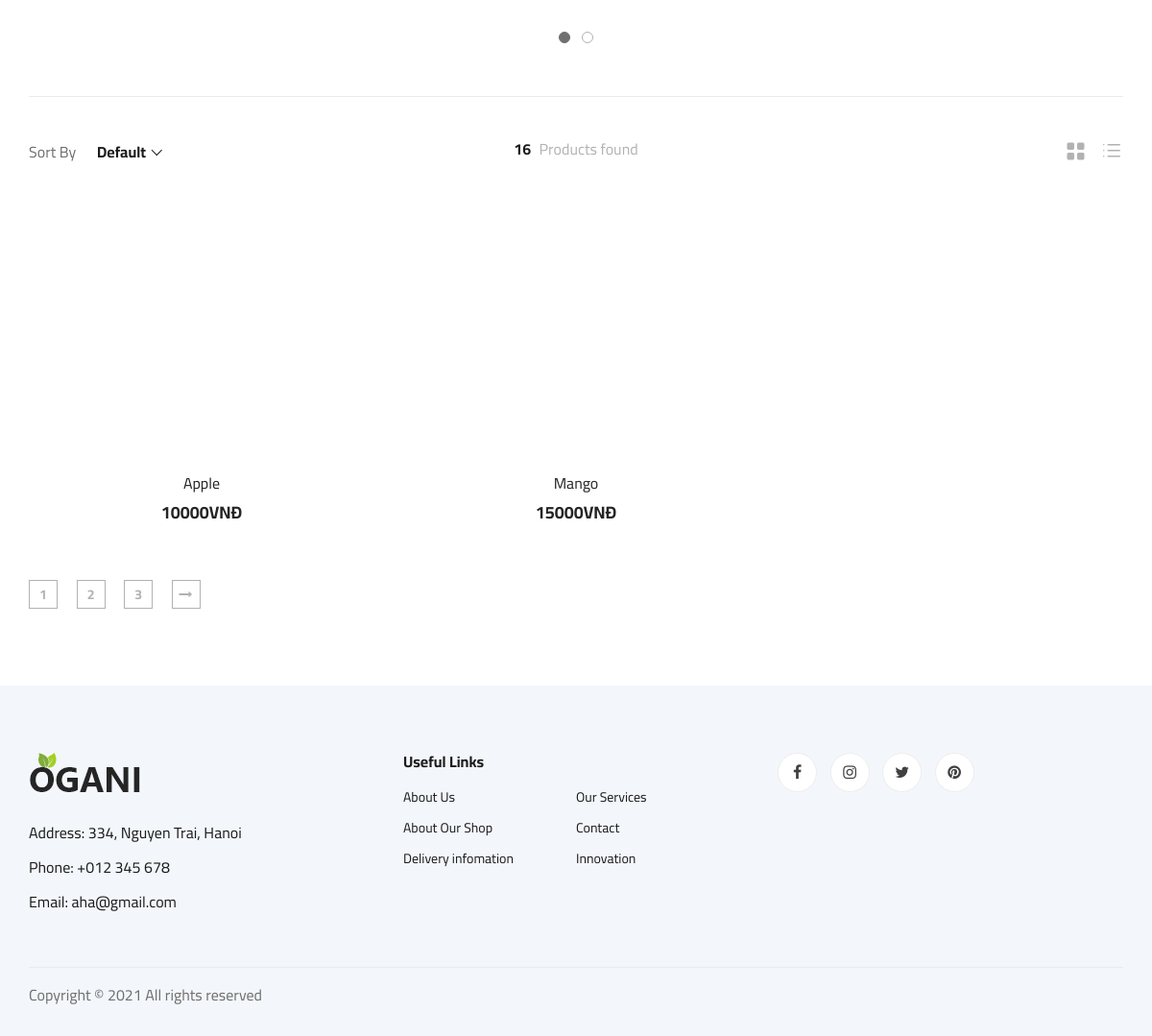
/product/ (lower part), run on an earlier commit of the app's database.
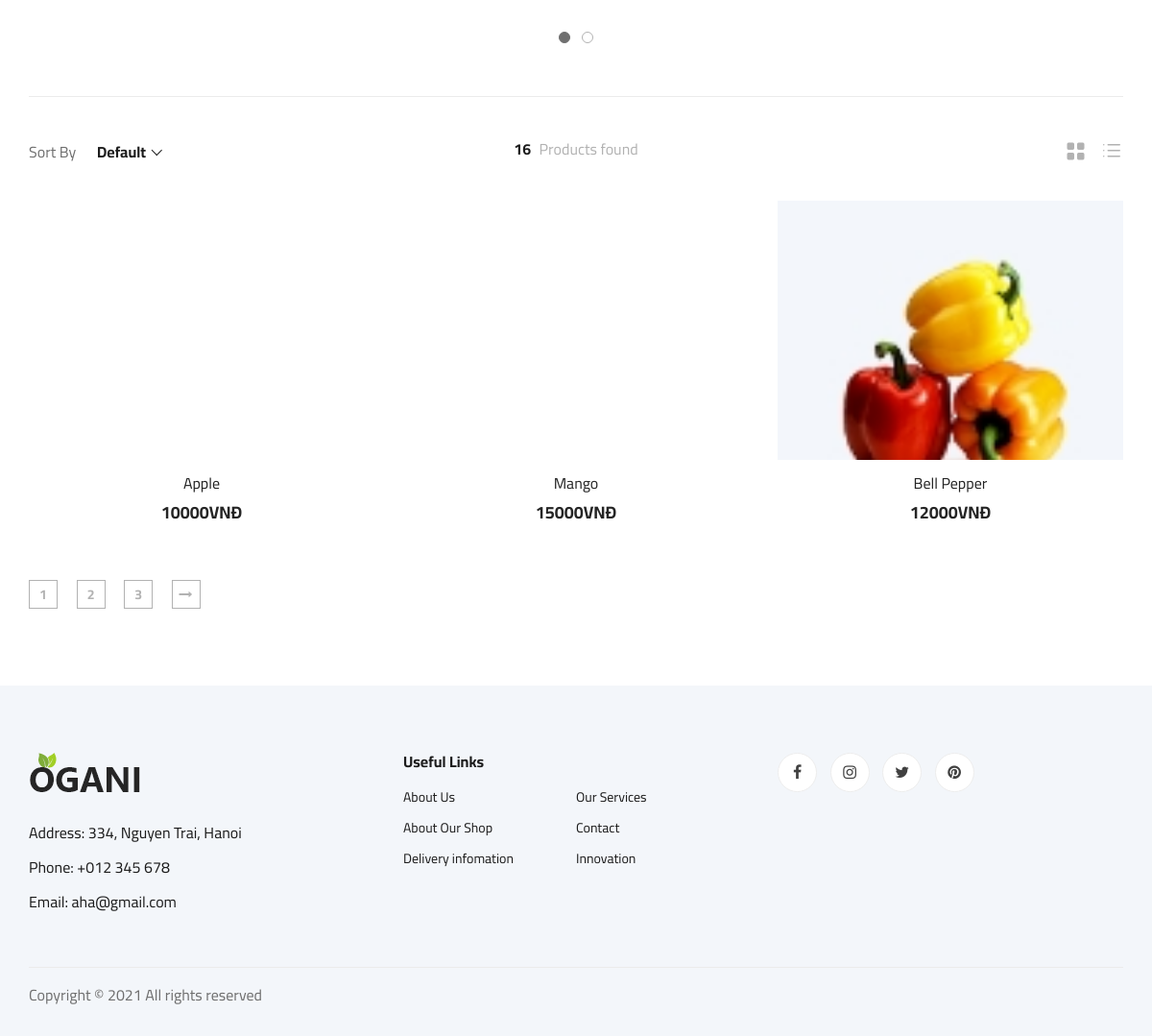
And on a later commit of the database.
### product/models.py (models this page shows)
class Product(models.Model):
    category = models.ForeignKey(Category, on_delete=models.CASCADE)
    title = models.CharField(max_length=255, default='')
    description = models.TextField(default='')
    price = models.IntegerField(default='')
    active = models.BooleanField(default=True)
    product_img = models.ImageField(upload_to="static/product_images/", null=True, blank=True)

### product/views.py (the view)
# urls.py: path('product/', views.ProductClass.as_view(), name='product'),
class ProductClass(TemplateView):
    template_name = 'product/product.html'
    def get(self, request):
        all_products = models.Product.objects.all()
        context = {'product_item': all_products}
        return render(request, "product/product.html", context)

### product/templates/product/product.html (shortened to what this page needs)
{% extends 'homepage/base.html' %} {% load static %} {% block title %}AHA | Product{% endblock %} {% block content %}
<section class="product spad">
    <div class="container">
        <div class="row">
            <div class="col-lg-12 col-md-7">
                <div class="product__discount">
                    <div class="row">
                        <div class="product__discount__slider owl-carousel">
                        </div>
                    </div>
                </div>
                <div class="filter__item">
                    <div class="row">
                        <div class="col-lg-4 col-md-5">
                            <div class="filter__sort">
                                <span>Sort By</span>
                            </div>
                        </div>
                        <div class="col-lg-4 col-md-4">
                            <div class="filter__found">
                                <h6><span>16</span> Products found</h6>
                            </div>
                        </div>
                        <div class="col-lg-4 col-md-3">
                            <div class="filter__option">
                                <span class="icon_grid-2x2"></span>
                                <span class="icon_ul"></span>
                            </div>
                        </div>
                    </div>
                </div>
                <div class="row">
                    {% if product_item %} {% for p in product_item %}
                    <div class="col-lg-4 col-md-6 col-sm-6">
                        <div class="product__item">
                            <div class="product__item__pic set-bg" data-setbg="{% static p.product_img.url %}">
                            </div>
                            <div class="product__item__text">
                                <h6><a href="{% url 'product_app:details' p.id %}">{{ p.title }}</a></h6>
                                <h5>{{ p.price }}VNĐ</h5>
                            </div>
                        </div>
                    </div>
                    {% endfor %} {% endif %}
                </div>
                <div class="product__pagination">
                    <a href="#">1</a>
                    <a href="#">2</a>
                    <a href="#">3</a>
                    <a href="#"><i class="fa fa-long-arrow-right"></i></a>
                </div>
            </div>
        </div>
    </div>
</section>
{% endblock %}

### templates/homepage/base.html (shortened to what this page needs)
{% load static %}
<!DOCTYPE html>
<html lang="zxx">
<head>
    <link rel="stylesheet" href="{% static 'homepage/css/bootstrap.min.css' %}" type="text/css">
    <link rel="stylesheet" href="{% static 'homepage/css/font-awesome.min.css' %}" type="text/css">
    <link rel="stylesheet" href="{% static 'homepage/css/elegant-icons.css' %}" type="text/css">
    <link rel="stylesheet" href="{% static 'homepage/css/nice-select.css' %}" type="text/css">
    <link rel="stylesheet" href="{% static 'homepage/css/jquery-ui.min.css' %}" type="text/css">
    <link rel="stylesheet" href="{% static 'homepage/css/owl.carousel.min.css' %}" type="text/css">
    <link rel="stylesheet" href="{% static 'homepage/css/slicknav.min.css' %}" type="text/css">
    <link rel="stylesheet" href="{% static 'homepage/css/style.css' %}" type="text/css"> {% block cssblock %} {% endblock %}
</head>
<body>
    {% include 'homepage/navbar.html' %} {% block content %} {% endblock %} {% include 'homepage/footer.html' %}
</body>
</html>

### templates/homepage/footer.html (shortened to what this page needs)
<footer class="footer spad">
    <div class="container">
        <div class="row">
            <div class="col-lg-3 col-md-6 col-sm-6">
                <div class="footer__about">
                    <div class="footer__about__logo">
                        <a href="./index.html"><img src="img/logo.png" alt=""></a>
                    </div>
                    <ul>
                        <li>Address: 334, Nguyen Trai, Hanoi</li>
                        <li>Phone: +012 345 678</li>
                        <li>Email: aha@gmail.com</li>
                    </ul>
                </div>
            </div>
            <div class="col-lg-4 col-md-6 col-sm-6 offset-lg-1">
                <div class="footer__widget">
                    <h6>Useful Links</h6>
                    <ul>
                        <li><a href="#">About Us</a></li>
                        <li><a href="#">About Our Shop</a></li>
                        <li><a href="#">Delivery infomation</a></li>
                    </ul>
                    <ul>
                        <li><a href="#">Our Services</a></li>
                        <li><a href="#">Contact</a></li>
                        <li><a href="#">Innovation</a></li>
                    </ul>
                </div>
            </div>
            <div class="col-lg-4 col-md-12">
                <div class="footer__widget">
                    <div class="footer__widget__social">
                        <a href="#"><i class="fa fa-facebook"></i></a>
                        <a href="#"><i class="fa fa-instagram"></i></a>
                        <a href="#"><i class="fa fa-twitter"></i></a>
                        <a href="#"><i class="fa fa-pinterest"></i></a>
                    </div>
                </div>
            </div>
        </div>
        <div class="row">
            <div class="col-lg-12">
                <div class="footer__copyright">
                    <div class="footer__copyright__text">
                        <p>
                            Copyright &copy;
                             All rights reserved
                        </p>
                    </div>
                </div>
            </div>
        </div>
    </div>
</footer>

### static/homepage/css/style.css (style rules this page uses)
html, body { height: 100%; font-family: "Cairo", sans-serif; -webkit-font-smoothing: antialiased; font-smoothing: antialiased; }
h1, h2, h3, h4, h5, h6 { margin: 0; color: #111111; font-weight: 400; font-family: "Cairo", sans-serif; }
h5 { font-size: 18px; }
h6 { font-size: 16px; }
p { font-size: 16px; font-family: "Cairo", sans-serif; color: #6f6f6f; font-weight: 400; line-height: 26px; margin: 0 0 15px 0; }
img { max-width: 100%; }
ul, ol { padding: 0; margin: 0; }
.set-bg { background-repeat: no-repeat; background-size: cover; background-position: top center; }
.spad { padding-top: 100px; padding-bottom: 100px; }
.product { padding-top: 80px; padding-bottom: 80px; }
.product__discount { padding-bottom: 50px; }
.filter__item { padding-top: 45px; border-top: 1px solid #ebebeb; padding-bottom: 20px; }
.filter__sort { margin-bottom: 15px; }
.filter__sort span { font-size: 16px; color: #6f6f6f; display: inline-block; }
.filter__found { text-align: center; margin-bottom: 15px; }
.filter__found h6 { font-size: 16px; color: #b2b2b2; }
.filter__found h6 span { color: #1c1c1c; font-weight: 700; margin-right: 5px; }
.filter__option { text-align: right; margin-bottom: 15px; }
.filter__option span { font-size: 24px; color: #b2b2b2; margin-right: 10px; cursor: pointer; -webkit-transition: all, 0.3s; -moz-transition: all, 0.3s; -ms-transition: all, 0.3s; -o-transition: all, 0.3s; transition: all, 0.3s; }
.filter__option span:last-child { margin: 0; }
.product__item { margin-bottom: 50px; }
.product__item__pic { height: 270px; position: relative; overflow: hidden; }
.product__item__text { text-align: center; padding-top: 15px; }
.product__item__text h6 { margin-bottom: 10px; }
.product__item__text h6 a { color: #252525; }
.product__item__text h5 { color: #252525; font-weight: 700; }
.product__pagination, .blog__pagination { padding-top: 10px; }
.product__pagination a, .blog__pagination a { display: inline-block; width: 30px; height: 30px; border: 1px solid #b2b2b2; font-size: 14px; color: #b2b2b2; font-weight: 700; line-height: 28px; text-align: center; margin-right: 16px; -webkit-transition: all, 0.3s; -moz-transition: all, 0.3s; -ms-transition: all, 0.3s; -o-transition: all, 0.3s; transition: all, 0.3s; }
.product__pagination a:last-child, .blog__pagination a:last-child { margin-right: 0; }
.footer { background: #F3F6FA; padding-top: 70px; padding-bottom: 0; }
.footer__about { margin-bottom: 30px; }
.footer__about ul li { font-size: 16px; color: #1c1c1c; line-height: 36px; list-style: none; }
.footer__about__logo { margin-bottom: 15px; }
.footer__about__logo a { display: inline-block; }
.footer__widget { margin-bottom: 30px; overflow: hidden; }
.footer__widget h6 { color: #1c1c1c; font-weight: 700; margin-bottom: 10px; }
.footer__widget ul { width: 50%; float: left; }
.footer__widget ul li { list-style: none; }
.footer__widget ul li a { color: #1c1c1c; font-size: 14px; line-height: 32px; }
.footer__widget .footer__widget__social a { display: inline-block; height: 41px; width: 41px; font-size: 16px; color: #404040; border: 1px solid #ededed; border-radius: 50%; line-height: 38px; text-align: center; background: #ffffff; -webkit-transition: all, 0.3s; -moz-transition: all, 0.3s; -ms-transition: all, 0.3s; -o-transition: all, 0.3s; transition: all, 0.3s; margin-right: 10px; }
.footer__widget .footer__widget__social a:last-child { margin-right: 0; }
.footer__copyright { border-top: 1px solid #ebebeb; padding: 15px 0; overflow: hidden; margin-top: 20px; }
.footer__copyright__text { font-size: 14px; color: #1c1c1c; float: left; line-height: 25px; }
@media only screen and (min-width: 1200px) { .container { max-width: 1170px; } }

What changed in the data, as far as the page shows it:
added Product: title "Bell Pepper", price "12000"
